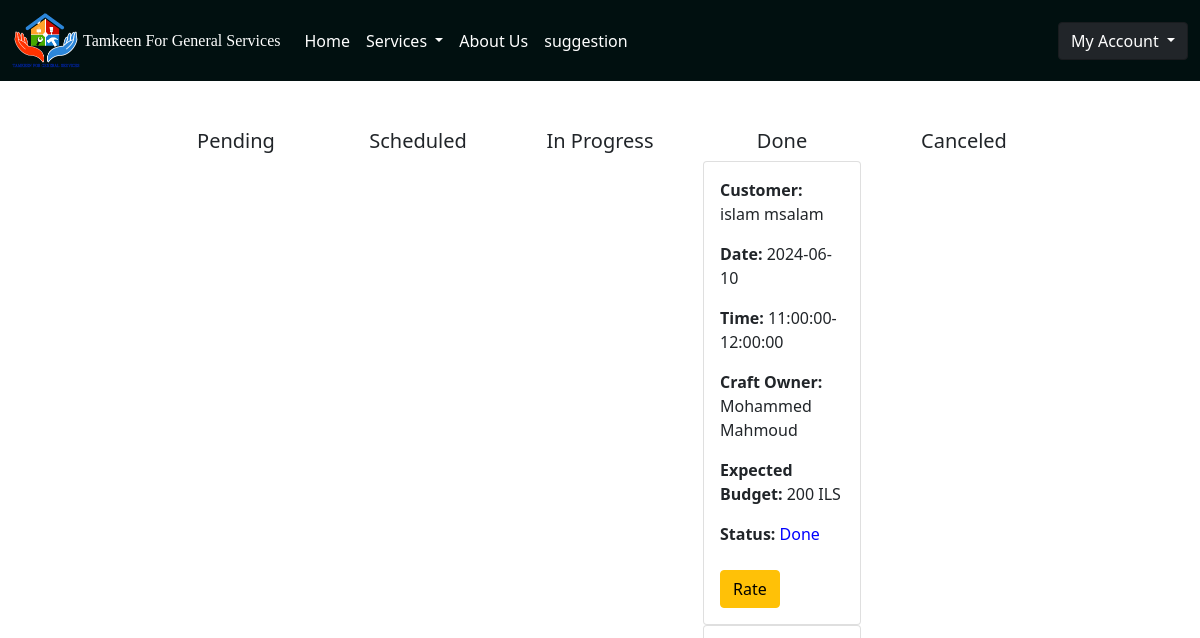
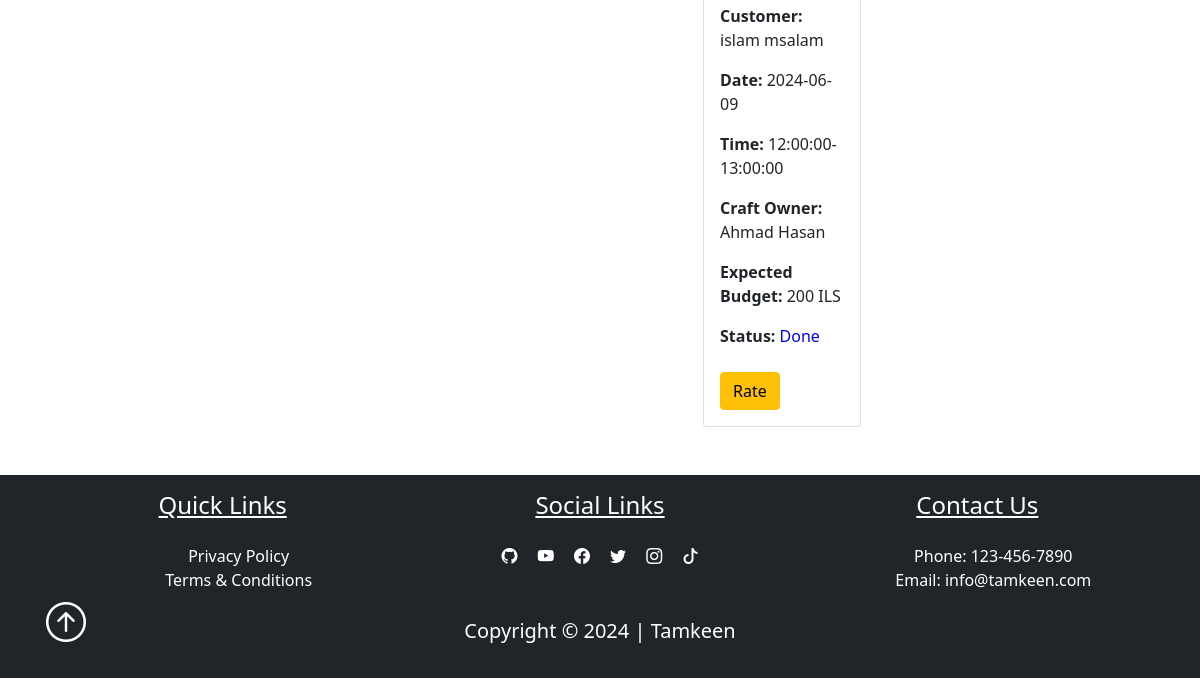
/dashboard/customerAppointments (signed in), run on an earlier commit of the app's database (2 pictures, top to bottom).
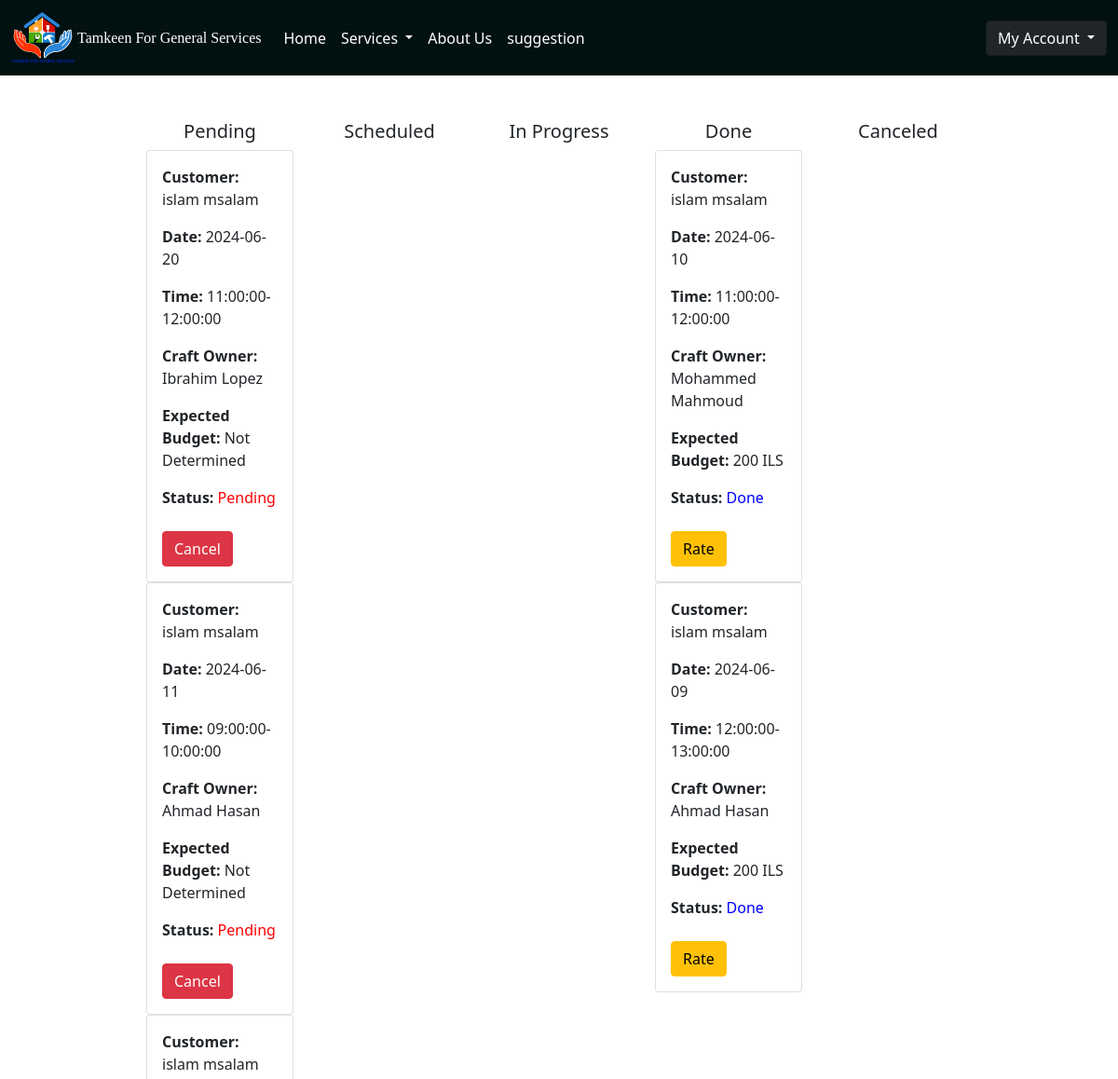
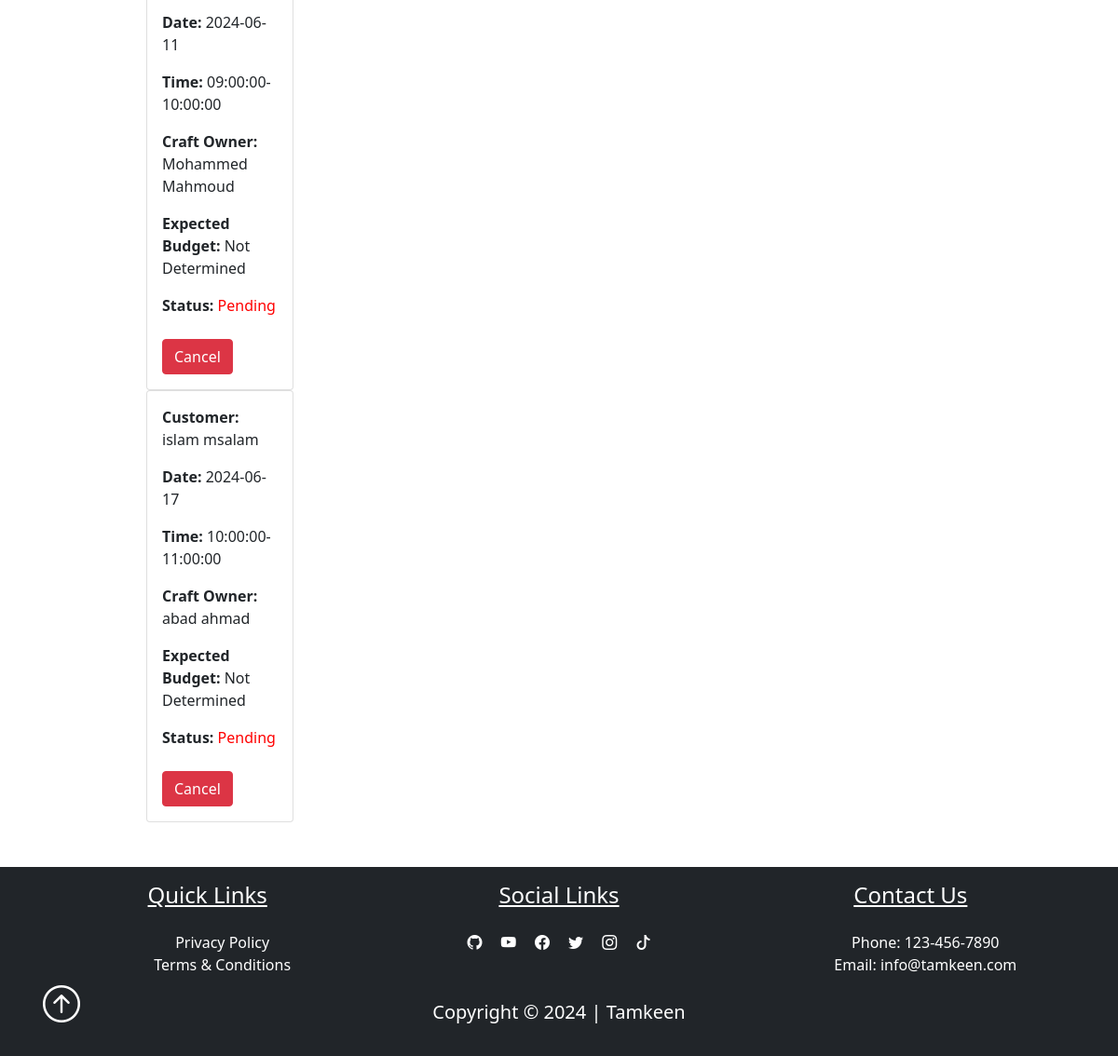
And on a later commit of the database (2 pictures, top to bottom).
### pythonic/models.py (models this page shows)
class Appointment(db.Model):
    id = db.Column(db.Integer, primary_key=True)
    first_name = db.Column(db.String(50), nullable=False)
    last_name = db.Column(db.String(50), nullable=False)
    phone_number = db.Column(db.String(20), nullable=False)
    street_address = db.Column(db.String(100), nullable=False)
    city = db.Column(db.String(50), nullable=False)
    state = db.Column(db.String(50), nullable=False)
    postal_code = db.Column(db.String(20), nullable=False)
    appointment_date = db.Column(db.Date, nullable=False)
    appointment_time = db.Column(db.String, nullable=False)
    craft_owner = db.Column(db.String(50), nullable=False)
    customer_id = db.Column(db.Integer, nullable=False)
    appointment_purpose = db.Column(db.String(50), nullable=False)
    message = db.Column(db.Text, nullable=True)
    status = db.Column(db.String(20), nullable=False, default='Pending')
    expected_budget = db.Column(db.String(20), nullable=False, default='Not Determined')
    def __repr__(self):
        return f"<Appointment {self.first_name} {self.last_name} on {self.appointment_date} at {self.appointment_time}>"

### pythonic/routes.py (the view)
@app.route("/dashboard/customerAppointments", methods=["GET", "POST"])
@login_required
def customer_appointments():
    customer_id = current_user.id  # Assuming customer ID is stored in the user session
    pending_appointments = Appointment.query.filter_by(customer_id=customer_id, status='Pending').all()
    scheduled_appointments = Appointment.query.filter_by(customer_id=customer_id, status='Scheduled').all()
    in_progress_appointments = Appointment.query.filter_by(customer_id=customer_id, status='In Progress').all()
    done_appointments = Appointment.query.filter_by(customer_id=customer_id, status='Done').all()
    canceled_appointments = Appointment.query.filter_by(customer_id=customer_id, status='Canceled').all()
    print(f"Pending Appointments: {pending_appointments}")
    print(f"Scheduled Appointments: {scheduled_appointments}")
    print(f"In Progress Appointments: {in_progress_appointments}")
    print(f"Done Appointments: {done_appointments}")
    print(f"Canceled Appointments: {canceled_appointments}")
    return render_template('customerAppointments.html',
                        pending_appointments=pending_appointments,
                        scheduled_appointments=scheduled_appointments,
                        in_progress_appointments=in_progress_appointments,
                        done_appointments=done_appointments,
                        canceled_appointments=canceled_appointments)

### pythonic/models.py (called while the page is built)
@login_manager.user_loader
def load_user(user_id):
    return User.query.get(int(user_id))

### pythonic/templates/customerAppointments.html (shortened to what this page needs)
{% extends "layout.html" %}
{% block content %}
<div class="container my-5">
    <div class="tab-content" id="nav-tabContent">
        {% block customerAppointments %}
        <div class="container d-flex flex-column align-items-center">
            <div class="row w-100 justify-content-center">
                <div class="col-md-2 text-center"><h5>Pending</h5></div>
                <div class="col-md-2 text-center"><h5>Scheduled</h5></div>
                <div class="col-md-2 text-center"><h5>In Progress</h5></div>
                <div class="col-md-2 text-center"><h5>Done</h5></div>
                <div class="col-md-2 text-center"><h5>Canceled</h5></div>
            </div>
            <div class="row w-100 justify-content-center">
                <div id="pending-appointments" class="col-md-2">
                    {% for appointment in pending_appointments %}
                        <div class="card appointment-card" id="appointment-{{ appointment.id }}">
                            <div class="card-body" onclick="toggleDetails('{{ appointment.id }}')">
                                <p><strong>Customer:</strong> {{ appointment.first_name }} {{ appointment.last_name }}</p>
                                <p><strong>Date:</strong> {{ appointment.appointment_date }}</p>
                                <p><strong>Time:</strong> {{ appointment.appointment_time }}</p>
                                <p><strong>Craft Owner:</strong> {{ appointment.craft_owner }}</p>
                                <p><strong>Expected Budget:</strong> {{ appointment.expected_budget }}</p>
                                <p><strong>Status:</strong> <span id="status-{{ appointment.id }}" class="status-red">{{ appointment.status }}</span></p>
                                {% if appointment.status == 'Pending' %}
                                <button class="btn btn-danger mt-2" onclick="confirmCancelAppointment(event, '{{ appointment.id }}', '{{ csrf_token() }}')">Cancel</button>
                                {% endif %}
                            </div>
                        </div>
                    {% endfor %}
                </div>
                {% for section, appointments, color_class in [
                    ('scheduled-appointments', scheduled_appointments, 'status-green'),
                    ('in-progress-appointments', in_progress_appointments, 'status-orange'),
                    ('done-appointments', done_appointments, 'status-blue'),
                    ('canceled-appointments', canceled_appointments, 'status-grey')
                ] %}
                <div id="{{ section }}" class="col-md-2">
                    {% for appointment in appointments %}
                        <div class="card appointment-card" id="appointment-{{ appointment.id }}">
                            <div class="card-body" onclick="toggleDetails('{{ appointment.id }}')">
                                <p><strong>Customer:</strong> {{ appointment.first_name }} {{ appointment.last_name }}</p>
                                <p><strong>Date:</strong> {{ appointment.appointment_date }}</p>
                                <p><strong>Time:</strong> {{ appointment.appointment_time }}</p>
                                <p><strong>Craft Owner:</strong> {{ appointment.craft_owner }}</p>
                                <p><strong>Expected Budget:</strong> {{ appointment.expected_budget }}</p>
                                <p><strong>Status:</strong> <span id="status-{{ appointment.id }}" class="{{ color_class }}">{{ appointment.status }}</span></p>
                                {% if section == 'done-appointments' %}
                                <button class="btn btn-warning mt-2" onclick="openRatingModal('{{ appointment.craft_owner }}', '{{ appointment.id }}')">Rate</button>
                                {% endif %}
                            </div>
                        </div>
                    {% endfor %}
                </div>
                {% endfor %}
            </div>
        </div>
        {% endblock %}
    </div>
</div>
{% endblock %}

What changed in the data, as far as the page shows it:
added Appointment: first_name "islam", last_name "msalam", appointment_date "2024-06-20", appointment_time "11:00:00-12:00:00", craft_owner "Ibrahim Lopez", expected_budget "Not Determined", status "Pending", shown under "Canceled"
added Appointment: first_name "islam", last_name "msalam", appointment_date "2024-06-11", appointment_time "09:00:00-10:00:00", craft_owner "Ahmad Hasan", expected_budget "Not Determined", status "Pending", shown under "Canceled"
added Appointment: first_name "islam", last_name "msalam", appointment_date "2024-06-11", appointment_time "09:00:00-10:00:00", craft_owner "Mohammed Mahmoud", expected_budget "Not Determined", status "Pending", shown under "Canceled"
added Appointment: first_name "islam", last_name "msalam", appointment_date "2024-06-17", appointment_time "10:00:00-11:00:00", craft_owner "abad ahmad", expected_budget "Not Determined", status "Pending", shown under "Canceled"
